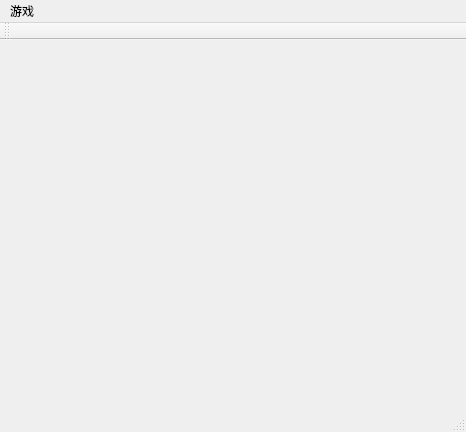
<?xml version="1.0" encoding="UTF-8"?>
<ui version="4.0">
 <class>GameClass</class>
 <widget class="QMainWindow" name="GameClass">
  <property name="geometry">
   <rect>
    <x>0</x>
    <y>0</y>
    <width>466</width>
    <height>432</height>
   </rect>
  </property>
  <property name="windowTitle">
   <string>Game</string>
  </property>
  <widget class="QWidget" name="centralWidget"/>
  <widget class="QMenuBar" name="menuBar">
   <property name="geometry">
    <rect>
     <x>0</x>
     <y>0</y>
     <width>466</width>
     <height>26</height>
    </rect>
   </property>
   <widget class="QMenu" name="menu">
    <property name="title">
     <string>游戏</string>
    </property>
    <addaction name="actionNew_Game"/>
   </widget>
   <addaction name="menu"/>
  </widget>
  <widget class="QToolBar" name="mainToolBar">
   <attribute name="toolBarArea">
    <enum>TopToolBarArea</enum>
   </attribute>
   <attribute name="toolBarBreak">
    <bool>false</bool>
   </attribute>
  </widget>
  <widget class="QStatusBar" name="statusBar"/>
  <action name="actionNew_Game">
   <property name="text">
    <string>New Game</string>
   </property>
  </action>
 </widget>
 <layoutdefault spacing="6" margin="11"/>
 <resources>
  <include location="Game.qrc"/>
 </resources>
 <connections/>
</ui>
